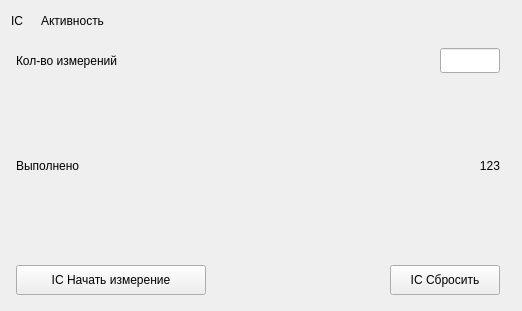
<?xml version="1.0" encoding="UTF-8"?>
<ui version="4.0">
 <class>WidgetActivity</class>
 <widget class="QWidget" name="WidgetActivity">
  <property name="geometry">
   <rect>
    <x>0</x>
    <y>0</y>
    <width>522</width>
    <height>311</height>
   </rect>
  </property>
  <property name="windowTitle">
   <string>Form</string>
  </property>
  <layout class="QHBoxLayout" name="horizontalLayout_6">
   <item>
    <layout class="QVBoxLayout" name="verticalLayout_external">
     <item>
      <layout class="QVBoxLayout" name="verticalLayout_2">
       <item>
        <layout class="QHBoxLayout" name="horizontalLayout">
         <item>
          <widget class="QLabel" name="label_headIcon">
           <property name="sizePolicy">
            <sizepolicy hsizetype="Fixed" vsizetype="Preferred">
             <horstretch>0</horstretch>
             <verstretch>0</verstretch>
            </sizepolicy>
           </property>
           <property name="maximumSize">
            <size>
             <width>24</width>
             <height>24</height>
            </size>
           </property>
           <property name="text">
            <string>IC</string>
           </property>
          </widget>
         </item>
         <item>
          <widget class="QLabel" name="label_head">
           <property name="text">
            <string>Активность</string>
           </property>
          </widget>
         </item>
         <item>
          <spacer name="verticalSpacer">
           <property name="orientation">
            <enum>Qt::Vertical</enum>
           </property>
           <property name="sizeType">
            <enum>QSizePolicy::Fixed</enum>
           </property>
           <property name="sizeHint" stdset="0">
            <size>
             <width>20</width>
             <height>20</height>
            </size>
           </property>
          </spacer>
         </item>
        </layout>
       </item>
       <item>
        <widget class="QFrame" name="frame_internalBorder">
         <property name="sizePolicy">
          <sizepolicy hsizetype="Preferred" vsizetype="Fixed">
           <horstretch>0</horstretch>
           <verstretch>0</verstretch>
          </sizepolicy>
         </property>
         <property name="frameShape">
          <enum>QFrame::StyledPanel</enum>
         </property>
         <property name="frameShadow">
          <enum>QFrame::Raised</enum>
         </property>
        </widget>
       </item>
       <item>
        <layout class="QHBoxLayout" name="horizontalLayout_internal">
         <item>
          <layout class="QHBoxLayout" name="horizontalLayout_5">
           <item>
            <spacer name="horizontalSpacer_6">
             <property name="orientation">
              <enum>Qt::Horizontal</enum>
             </property>
             <property name="sizeType">
              <enum>QSizePolicy::Fixed</enum>
             </property>
             <property name="sizeHint" stdset="0">
              <size>
               <width>5</width>
               <height>20</height>
              </size>
             </property>
            </spacer>
           </item>
           <item>
            <layout class="QVBoxLayout" name="verticalLayout">
             <item>
              <spacer name="verticalSpacer_3">
               <property name="orientation">
                <enum>Qt::Vertical</enum>
               </property>
               <property name="sizeType">
                <enum>QSizePolicy::Fixed</enum>
               </property>
               <property name="sizeHint" stdset="0">
                <size>
                 <width>20</width>
                 <height>5</height>
                </size>
               </property>
              </spacer>
             </item>
             <item>
              <layout class="QHBoxLayout" name="horizontalLayout_2">
               <item>
                <widget class="QLabel" name="label_measureTask">
                 <property name="text">
                  <string>Кол-во измерений</string>
                 </property>
                </widget>
               </item>
               <item>
                <spacer name="horizontalSpacer_2">
                 <property name="orientation">
                  <enum>Qt::Horizontal</enum>
                 </property>
                 <property name="sizeHint" stdset="0">
                  <size>
                   <width>40</width>
                   <height>20</height>
                  </size>
                 </property>
                </spacer>
               </item>
               <item>
                <widget class="QLineEdit" name="lineEdit_measuresTask">
                 <property name="sizePolicy">
                  <sizepolicy hsizetype="Fixed" vsizetype="Fixed">
                   <horstretch>0</horstretch>
                   <verstretch>0</verstretch>
                  </sizepolicy>
                 </property>
                 <property name="minimumSize">
                  <size>
                   <width>60</width>
                   <height>25</height>
                  </size>
                 </property>
                 <property name="maximumSize">
                  <size>
                   <width>60</width>
                   <height>25</height>
                  </size>
                 </property>
                 <property name="alignment">
                  <set>Qt::AlignRight|Qt::AlignTrailing|Qt::AlignVCenter</set>
                 </property>
                </widget>
               </item>
              </layout>
             </item>
             <item>
              <layout class="QHBoxLayout" name="horizontalLayout_3">
               <item>
                <widget class="QLabel" name="label_measuresCompleted">
                 <property name="text">
                  <string>Выполнено</string>
                 </property>
                </widget>
               </item>
               <item>
                <spacer name="horizontalSpacer_3">
                 <property name="orientation">
                  <enum>Qt::Horizontal</enum>
                 </property>
                 <property name="sizeHint" stdset="0">
                  <size>
                   <width>40</width>
                   <height>20</height>
                  </size>
                 </property>
                </spacer>
               </item>
               <item>
                <widget class="QLabel" name="label_measuresNum">
                 <property name="text">
                  <string>123</string>
                 </property>
                 <property name="alignment">
                  <set>Qt::AlignRight|Qt::AlignTrailing|Qt::AlignVCenter</set>
                 </property>
                </widget>
               </item>
              </layout>
             </item>
             <item>
              <spacer name="verticalSpacer_5">
               <property name="orientation">
                <enum>Qt::Vertical</enum>
               </property>
               <property name="sizeType">
                <enum>QSizePolicy::Fixed</enum>
               </property>
               <property name="sizeHint" stdset="0">
                <size>
                 <width>20</width>
                 <height>7</height>
                </size>
               </property>
              </spacer>
             </item>
             <item>
              <layout class="QHBoxLayout" name="horizontalLayout_4">
               <item>
                <widget class="QPushButton" name="pushButton_startMeasurement">
                 <property name="sizePolicy">
                  <sizepolicy hsizetype="Fixed" vsizetype="Fixed">
                   <horstretch>0</horstretch>
                   <verstretch>0</verstretch>
                  </sizepolicy>
                 </property>
                 <property name="minimumSize">
                  <size>
                   <width>190</width>
                   <height>30</height>
                  </size>
                 </property>
                 <property name="maximumSize">
                  <size>
                   <width>190</width>
                   <height>30</height>
                  </size>
                 </property>
                 <property name="text">
                  <string>IC Начать измерение</string>
                 </property>
                </widget>
               </item>
               <item>
                <spacer name="horizontalSpacer_4">
                 <property name="orientation">
                  <enum>Qt::Horizontal</enum>
                 </property>
                 <property name="sizeHint" stdset="0">
                  <size>
                   <width>40</width>
                   <height>20</height>
                  </size>
                 </property>
                </spacer>
               </item>
               <item>
                <widget class="QPushButton" name="pushButton_resetMeasurement">
                 <property name="sizePolicy">
                  <sizepolicy hsizetype="Minimum" vsizetype="Fixed">
                   <horstretch>110</horstretch>
                   <verstretch>30</verstretch>
                  </sizepolicy>
                 </property>
                 <property name="minimumSize">
                  <size>
                   <width>110</width>
                   <height>30</height>
                  </size>
                 </property>
                 <property name="maximumSize">
                  <size>
                   <width>110</width>
                   <height>30</height>
                  </size>
                 </property>
                 <property name="text">
                  <string>IC Сбросить</string>
                 </property>
                </widget>
               </item>
              </layout>
             </item>
             <item>
              <spacer name="verticalSpacer_2">
               <property name="orientation">
                <enum>Qt::Vertical</enum>
               </property>
               <property name="sizeType">
                <enum>QSizePolicy::Fixed</enum>
               </property>
               <property name="sizeHint" stdset="0">
                <size>
                 <width>20</width>
                 <height>5</height>
                </size>
               </property>
              </spacer>
             </item>
            </layout>
           </item>
           <item>
            <spacer name="verticalSpacer_4">
             <property name="orientation">
              <enum>Qt::Vertical</enum>
             </property>
             <property name="sizeHint" stdset="0">
              <size>
               <width>0</width>
               <height>40</height>
              </size>
             </property>
            </spacer>
           </item>
           <item>
            <spacer name="horizontalSpacer_5">
             <property name="orientation">
              <enum>Qt::Horizontal</enum>
             </property>
             <property name="sizeType">
              <enum>QSizePolicy::Fixed</enum>
             </property>
             <property name="sizeHint" stdset="0">
              <size>
               <width>5</width>
               <height>20</height>
              </size>
             </property>
            </spacer>
           </item>
          </layout>
         </item>
        </layout>
       </item>
      </layout>
     </item>
    </layout>
   </item>
   <item>
    <widget class="QFrame" name="frame_externalBorder">
     <property name="frameShape">
      <enum>QFrame::StyledPanel</enum>
     </property>
     <property name="frameShadow">
      <enum>QFrame::Raised</enum>
     </property>
    </widget>
   </item>
  </layout>
 </widget>
 <resources/>
 <connections/>
</ui>
